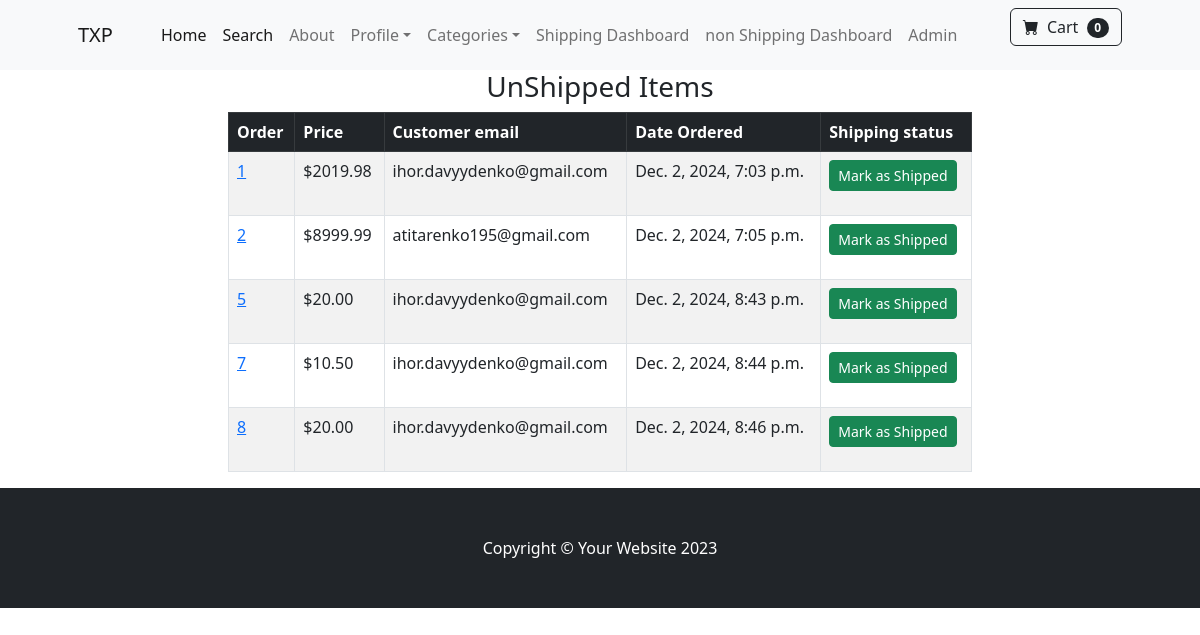
Page /payment/not_shipped_dash (signed in) on the earlier database version.
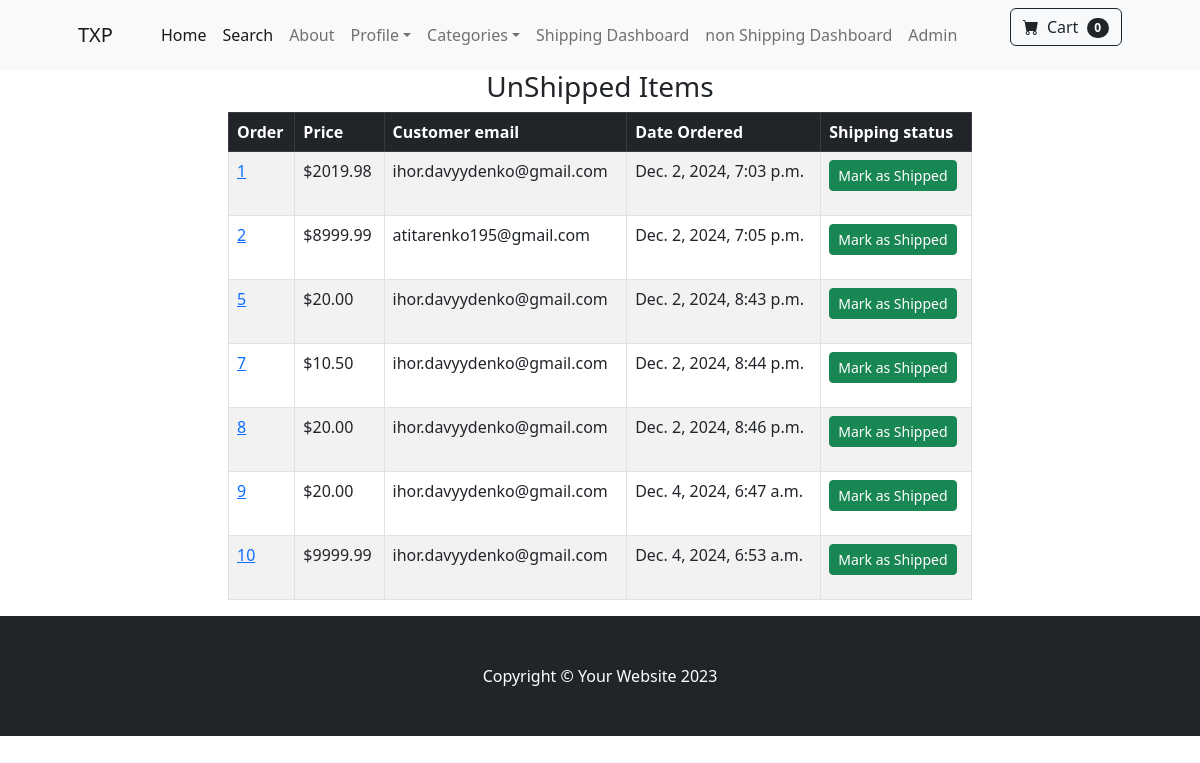
Same page on the later database version.
### payment/models.py (models this page shows, shortened)
class Order(models.Model):
    user = models.ForeignKey(User, on_delete=models.CASCADE, null=True, blank=True)
    full_name = models.CharField(max_length=255)
    email = models.EmailField(max_length=255)
    shipping_address = models.TextField(max_length=255)
    amount_paid = models.DecimalField(max_digits=15, decimal_places=2)
    date_ordered = models.DateTimeField(auto_now_add=True)
    is_shipped = models.BooleanField(default=False)
    date_shipped = models.DateTimeField(blank=True, null=True)

### payment/views.py (the view)
# urls.py: path('not_shipped_dash', views.not_shipped_dash, name='not_shipped_dash'),
def not_shipped_dash(request):
    if request.user.is_authenticated and request.user.is_superuser:
        orders = Order.objects.filter(is_shipped=False)
        if request.POST:
            num = request.POST['num']
            order = Order.objects.filter(id=num)
            order.update(is_shipped=True, date_shipped=dt.datetime.now())
            messages.success(request, 'Marked as shipped')
            return redirect('shipped_dash')
        context = {'orders': orders}
        return render(request, 'payment/not_shipped_dash.html', context)
    else:
        messages.success(request, 'Access Denied')
        return redirect('home')

### cart/cart.py (called while the page is built)
    def __len__(self):
        return len(self.cart)

### cart/context_processors.py (called while the page is built)
def cart(request):
    cart = Cart(request)
    return {'cart': cart}

### payment/templates/payment/not_shipped_dash.html (shortened to what this page needs)
{% extends 'base.html' %}
{% block content %}
<div class="container">
    <div class="row">
        <center>
            <div class="col-8">
                <h3>UnShipped Items</h3>
                <table class="table table-striped table-hover table-bordered">
                    <thead class="table-dark">
                    <tr>
                        <th scope="col">Order</th>
                        <th scope="col">Price</th>
                        <th scope="col">Customer email</th>
                        <th scope="col">Date Ordered</th>
                        <th scope="col">Shipping status</th>
                    </tr>
                    </thead>
                    <tbody>
                    {% for order in orders%}
                    <tr>
                        <td><a href="{% url 'orders' order.id %}"> {{ order.id}}</a></td>
                        <td>${{ order.amount_paid}}</td>
                        <td>{{ order.email}}</td>
                        <td>{{ order.date_ordered }}</td>
                        <td><form method="post">
                            <button type="submit" class="btn btn-success btn-sm">Mark as Shipped</button>
                        </form></td>
                    </tr>
                    {% endfor %}
                    </tbody>
                </table>
            </div>
        </center>
    </div>
</div>
{% endblock %}

### store/templates/base.html (shortened to what this page needs)
{% load static %}
{% include 'navbar.html' %}
<!DOCTYPE html>
<html lang="en">
    <head>
        <link href="https://cdn.jsdelivr.net/npm/bootstrap-icons@1.5.0/font/bootstrap-icons.css" rel="stylesheet" />
        <link href="{% static 'css/styles.css' %}" rel="stylesheet" />
    </head>
    <body>
        {% block content %}
        {% endblock %}
        <footer class="py-5 bg-dark">
            <div class="container"><p class="m-0 text-center text-white">Copyright &copy; Your Website 2023</p></div>
        </footer>
    </body>
</html>

### store/templates/navbar.html (shortened to what this page needs)
<nav class="navbar navbar-expand-lg navbar-light bg-light">
    <div class="container px-4 px-lg-5">
        <a class="navbar-brand" href="{% url 'home' %}">TXP</a>
        <div class="collapse navbar-collapse" id="navbarSupportedContent">
            <ul class="navbar-nav me-auto mb-2 mb-lg-0 ms-lg-4">
                <li class="nav-item"><a class="nav-link active" aria-current="page" href="{% url 'home' %}">Home</a>
                </li>
                <li class="nav-item"><a class="nav-link active" aria-current="page" href="{% url 'search' %}">Search</a>
                </li>
                <li class="nav-item"><a class="nav-link" href="{% url 'about' %}">About</a></li>
                {% if user.is_authenticated %}
                <li class="nav-item dropdown">
                    <a class="nav-link dropdown-toggle" id="navbarDropdown" href="#" role="button"
                       data-bs-toggle="dropdown" aria-expanded="false">Profile</a>
                </li>
                {% else %}
                <li class="nav-item"><a class="nav-link" href="{% url 'login' %}">Login</a></li>
                <li class="nav-item"><a class="nav-link" href="{% url 'register' %}">Register</a></li>
                {% endif %}
                <li class="nav-item dropdown">
                    <a class="nav-link dropdown-toggle" id="navbarDropdown" href="#" role="button"
                       data-bs-toggle="dropdown" aria-expanded="false">Categories</a>
                </li>
                {% if user.is_authenticated and user.is_superuser %}
                <li class="nav-item"><a class="nav-link" href="{% url 'shipped_dash' %}">Shipping Dashboard</a></li>
                <li class="nav-item"><a class="nav-link" href="{% url 'not_shipped_dash' %}">non Shipping Dashboard</a></li>
                <li class="nav-item"><a class="nav-link" href="{% url 'admin:index' %}">Admin</a></li>
                {% endif %}
            </ul>
            <form class="d-flex">
                <a href="{% url 'cart_summary' %}" class="btn btn-outline-dark">
                    <i class="bi-cart-fill me-1"></i>
                    Cart
                    <span class="badge bg-dark text-white ms-1 rounded-pill" id="cart_quantity">{{ cart|length }}</span>
                </a>
            </form>
        </div>
    </div>
</nav>

Differences in the rows shown:
added Order: id "9", amount_paid "20.00", email "ihor.davyydenko@gmail.com", date_ordered "Dec. 4, 2024, 6:47 a.m."
added Order: id "10", amount_paid "9999.99", email "ihor.davyydenko@gmail.com", date_ordered "Dec. 4, 2024, 6:53 a.m."
